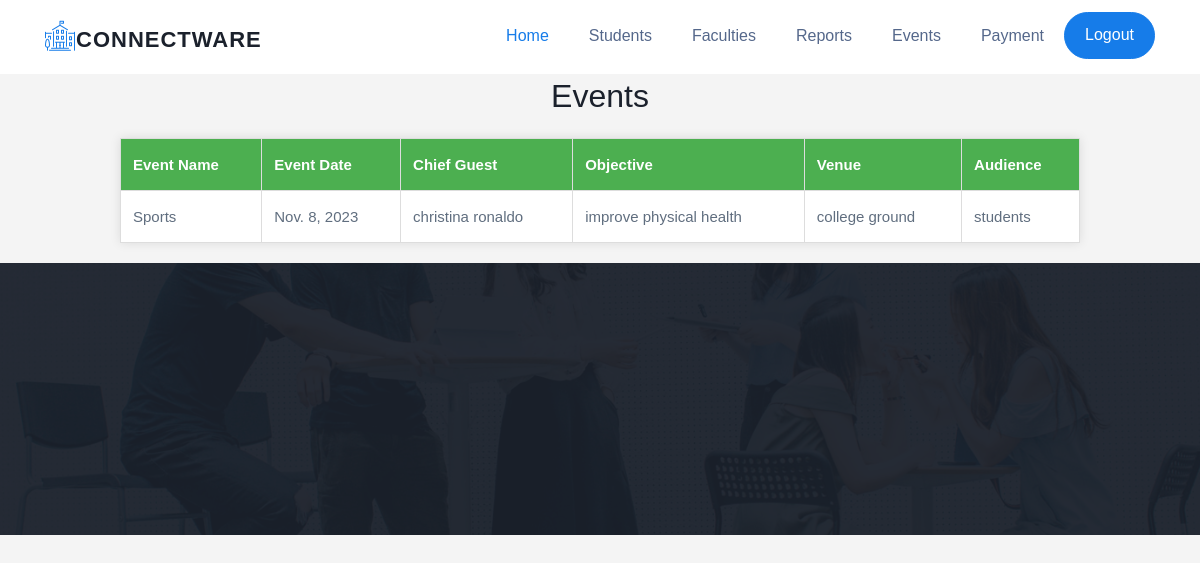
The page /viewevent on the database its author committed.
### studentapp/models.py (models this page shows, shortened)
class Event(models.Model):
    event_name = models.CharField(max_length=255)
    event_date = models.DateField()
    chief_guest = models.CharField(max_length=255)
    objective = models.TextField()
    venue = models.CharField(max_length=255)
    audience = models.CharField(max_length=255)

### studentapp/views.py (the view)
# urls.py: path('viewevent',views.viewevent,name='viewevent'),
def viewevent(request):
    events = Event.objects.all()
    return render(request,'student/viewevent.html',{'events':events})

### templates/student/viewevent.html (shortened to what this page needs)
{% extends "student/base.html" %}
{% block content %}
{% load static %}
<!DOCTYPE html>
<html lang="en">
<head>
</head>
<body>
    <h2>Events</h2>
    <table>
        <thead>
            <tr>
                <th>Event Name</th>
                <th>Event Date</th>
                <th>Chief Guest</th>
                <th>Objective</th>
                <th>Venue</th>
                <th>Audience</th>
            </tr>
        </thead>
        <tbody>
            {% for event in events %}
                <tr>
                    <td>{{ event.event_name }}</td>
                    <td>{{ event.event_date }}</td>
                    <td>{{ event.chief_guest }}</td>
                    <td>{{ event.objective }}</td>
                    <td>{{ event.venue }}</td>
                    <td>{{ event.audience }}</td>
                </tr>
            {% endfor %}
        </tbody>
    </table>
</body>
</html>
{% endblock  %}

### templates/student/viewevent.html (style rules this page uses)
body { font-family: Arial, sans-serif; background-color: #f4f4f4; margin: 0; padding: 0; }
h2 { text-align: center; }
table { border-collapse: collapse; width: 80%; margin: 20px auto; background-color: #fff; box-shadow: 0 0 10px rgba(0, 0, 0, 0.1); }
th, td { border: 1px solid #ddd; padding: 12px; text-align: left; }
th { background-color: #4CAF50; color: white; }

### rows shown on the page
Event: event_name "Sports", event_date "Nov. 8, 2023", chief_guest "christina ronaldo", objective "improve physical health", venue "college ground", audience "students"
